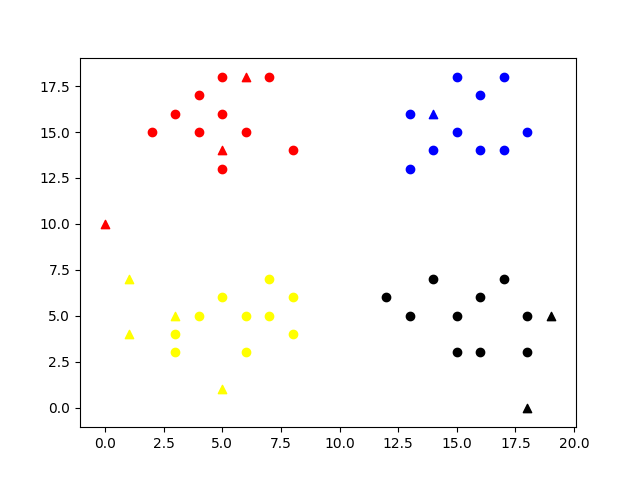

Source code (Python):
import numpy as np
import matplotlib as mpl
mpl.use('Agg')
import matplotlib.pyplot as plt


# load mini training data and labels
mini_train = np.load('knn_minitrain.npy')
mini_train_label = np.load('knn_minitrain_label.npy')

# randomly generate test data
mini_test = np.random.randint(20, size=20)
mini_test = mini_test.reshape(10,2)


# Define knn classifier
def kNNClassify(newInput, dataSet, labels, k):
    result=[]
    ########################
    # Input your code here #
    ########################
    l2_distance=np.zeros((10,40))                               # Array for storing L2 distance for all test data w.r.t training data
    for i in range(len(newInput)):                              # Finding L2 distance of each random test data
        for j in range(len(dataSet)):
            distance = np.linalg.norm(dataSet[j]-newInput[i])   # Calculating the L2 Distance 
            l2_distance[i,j] = distance                         # Storing the L2 distance for each test data
    
    
    for i in range(len(newInput)):                                # Finding the true label for each random test data
        label_count = np.zeros(4)                                 # Creating array for counting the label values for KNN - 0,1,2,3
        knn_indices = np.argsort(l2_distance[i])[:k]              # Sorting in ascending order and finding indices of "K" nearest neighbours
        for j in range(len(knn_indices)):                         # Finding label of each "K" nearest neighbour
            label = labels[knn_indices[j]]                        # Getting the label of each "K" nearest neighbour and incrementing the count
            label_count[label]+=1                                 
        result.append(np.argmax(label_count))                     # Appending the label (index) having max count to the result list 

    ####################
    # End of your code #
    ####################
    return result

outputlabels=kNNClassify(mini_test,mini_train,mini_train_label,10)


print ('random test points are:', mini_test)
print ('knn classfied labels for test:', outputlabels)

# plot train data and classfied test data
train_x = mini_train[:,0]
train_y = mini_train[:,1]
fig = plt.figure()
plt.scatter(train_x[np.where(mini_train_label==0)], train_y[np.where(mini_train_label==0)], color='red')
plt.scatter(train_x[np.where(mini_train_label==1)], train_y[np.where(mini_train_label==1)], color='blue')
plt.scatter(train_x[np.where(mini_train_label==2)], train_y[np.where(mini_train_label==2)], color='yellow')
plt.scatter(train_x[np.where(mini_train_label==3)], train_y[np.where(mini_train_label==3)], color='black')

test_x = mini_test[:,0]
test_y = mini_test[:,1]
outputlabels = np.array(outputlabels)
plt.scatter(test_x[np.where(outputlabels==0)], test_y[np.where(outputlabels==0)], marker='^', color='red')
plt.scatter(test_x[np.where(outputlabels==1)], test_y[np.where(outputlabels==1)], marker='^', color='blue')
plt.scatter(test_x[np.where(outputlabels==2)], test_y[np.where(outputlabels==2)], marker='^', color='yellow')
plt.scatter(test_x[np.where(outputlabels==3)], test_y[np.where(outputlabels==3)], marker='^', color='black')

#save diagram as png file
plt.savefig("miniknn.png")